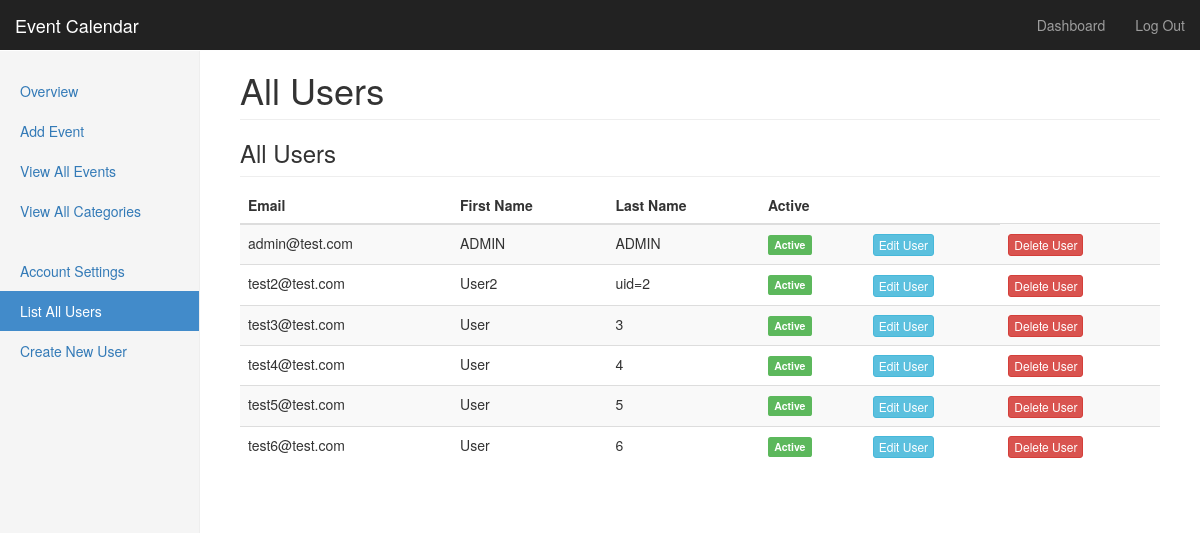
Page /dashboard.php?view=users (signed in) on the committed database.
### tables this page shows
CREATE TABLE IF NOT EXISTS `users` (
  `id` smallint(5) unsigned NOT NULL AUTO_INCREMENT COMMENT 'User ID',
  `email` varchar(255) DEFAULT NULL COMMENT 'User Email',
  `firstName` varchar(255) DEFAULT NULL COMMENT 'User''s First Name',
  `lastName` varchar(255) DEFAULT NULL COMMENT 'User''s Last Name',
  `password` char(128) NOT NULL COMMENT 'User Password',
  `created` datetime DEFAULT CURRENT_TIMESTAMP COMMENT 'Date/Time User Is Created',
  `lastLogin` datetime DEFAULT NULL COMMENT 'User Last Loged In',
  `active` tinyint(1) NOT NULL COMMENT 'If the account is active',
  `expires` datetime DEFAULT NULL COMMENT 'When the account expires',
  PRIMARY KEY (`id`)
);

### lib/DB.php (called while the page is built, shortened)
<?php
class DB {
    private $_pdo = null,
            $_query = null,
            $_error = false,
            $_errorInfo = null,
            $_results = null,
            $_count = 0,
            $_sql = '';
    public function __construct() {
        try {
            $this->_pdo = new PDO('mysql:host=' . _HOST_NAME_ . ';dbname=' . _DATABASE_NAME_, _USER_NAME_, _DB_PASSWORD_, NULL);
        } catch (PDOException $e) {
            $this->errorMessage = $e->getMessage();
            $this->error = true;
            throw $e;
        }
    }
    public function queryAssoc($sql, $params = array()) {
        $this->_query = $this->_pdo->prepare($sql);
        if ($this->_query->execute($params)) {
            $this->resultsArray = $this->_query->fetchAll(PDO::FETCH_ASSOC);
        }
        return $this;
    }
}
?>

### lib/Users.php (the view, shortened to what this page needs)
<?php
function showUsers($data = array()) {
    print '
          <h3 class="sub-header">All Users</h3>
          <div class="table-responsive">
            <table class="table table-striped">
              <thead>
                <tr>
                  <th>Email</th>
                  <th>First Name</th>
                  <th>Last Name</th>
                  <th>Active</th>
                  <th> </th>
                </tr>
              </thead>
              <tbody>';
    $db = new DB;
    $db->queryAssoc("SELECT * FROM users", array());
    $result = $db->resultsArray;
    foreach ($result as $row) {
        print "<tr>";
        print "<td>" . $row["email"] . "</td>";
        print "<td>" . $row["firstName"] . "</td>";
        print "<td>" . $row["lastName"] . "</td>";
        if ($row["active"] == 1) {
            print '<td><span class="label label-success">Active</span></td>';
        } else {
            print '<td><span class="label label-warning">Inactive</span></td>';
        }
        print '<td><a href = "dashboard.php?view=editUser&id=' . $row["id"] . '" class="btn btn-xs btn-info">Edit User</a></td>';
        print '<td><a href = "dashboard.php?view=deleteUser&id=' . $row["id"] . '" class="btn btn-xs btn-danger">Delete User</a></td>';
        print "</tr>";
    }
    print '
              </tbody>
            </table>
          </div>';
}

### dashboard.php (shortened to what this page needs)
<?php
if (isset($_GET["view"])) {
    if ($_GET["view"] === "deleteUser") {
        $currentNav = "deleteUser";
    } else if ($_GET["view"] === "editUser") {
        $currentNav = "editUser";
    } else if ($_GET["view"] === "addEvent") {
        $currentNav = "addEvent";
    } else if ($_GET["view"] === "allEvents") {
        $currentNav = "allEvents";
    } else if ($_GET["view"] === "allCategories") {
        $currentNav = "allCategories";
    } else if ($_GET["view"] === "account") {
        $currentNav = "account";
    } else if ($_GET["view"] === "users") {
        $currentNav = "users";
    } else if ($_GET["view"] === "newUser") {
        $currentNav = "newUser";
    } else if ($_GET["view"] === "category") {
        $currentNav = "category";
    } else if ($_GET["view"] === "deleteCategory") {
        $currentNav = "deleteCategory";
    } else if ($_GET["view"] === "editEvent") {
        $currentNav = "editEvent";
    } else {
        $currentNav = "overview";
    }
} else {
    $currentNav = "overview";
}
?>
<!DOCTYPE html>
<html lang="en">
    <head>
        <link href="css/bootstrap.min.css" rel="stylesheet">
        <link href="css/dashboard.css" rel="stylesheet">
        <link href="css/style.css" rel="stylesheet">
        <link rel="stylesheet" href="css/jquery-ui.css">
        <link rel="stylesheet" href="css/anytime.css" />
    </head>
    <body>
        <nav class="navbar navbar-inverse navbar-fixed-top">
            <div class="container-fluid">
                <div class="navbar-header">
                    <a class="navbar-brand" href="index.php">Event Calendar</a>
                </div>
                <div id="navbar" class="navbar-collapse collapse">
                    <ul class="nav navbar-nav navbar-right">
                        <li><a href="dashboard.php">Dashboard</a></li>
                        <li><a href="login.php?status=logout">Log Out</a></li>
                    </ul>
                </div>
            </div>
        </nav>
        <div class="container-fluid">
            <div class="row">
                <div class="col-sm-3 col-md-2 sidebar">
                    <ul class="nav nav-sidebar">
                        <li <?php
                        ?> ><a href="dashboard.php?view=overview">Overview <span class="sr-only">(current)</span></a></li>
                        <li <?php
                        ?> ><a href="dashboard.php?view=addEvent">Add Event</a></li>
                        <li <?php
                        ?> ><a href="dashboard.php?view=allEvents">View All Events</a></li>
                        <li <?php
                        ?> ><a href="dashboard.php?view=allCategories">View All Categories</a></li>
                    </ul>
                    <ul class="nav nav-sidebar">
                        <li <?php
                        ?> ><a href="dashboard.php?view=account">Account Settings</a></li>
                        <li <?php
                        if ($currentNav == "users") {
                            print 'class="active"';
                        }
                        ?> ><a href="dashboard.php?view=users">List All Users</a></li>
                        <li <?php
                        ?> ><a href="dashboard.php?view=newUser">Create New User</a></li>
                    </ul>
                </div>
                <div class="col-sm-9 col-sm-offset-3 col-md-10 col-md-offset-2 main">
                    <?php
                    if (isset($_GET["view"])) {
                        if ($_GET["view"] === "deleteUser") {
                            $data = showDeleteUser($_GET["id"]);
                        } else if ($_GET["view"] === "allEvents") {
                            print '<h1 class="page-header">All Events</h1>';
                            showAllEvents();
                        } else if ($_GET["view"] === "editUser") {
                                print '<h1 class="page-header">Edit User</h1>';
                                $data = showEditUser($_GET["id"], $_POST);
                        } else if ($_GET["view"] === "allCategories") {
                            print '<h1 class="page-header">Categories</h1>';
                            $data = showAllCategories($_GET["id"]);
                        } else if ($_GET["view"] === "users") {
                            print '<h1 class="page-header">All Users</h1>';
                            showUsers();
                        } else if ($_GET["view"] === "newUser") {
                            if (isset($_POST["submit"])) {
                                print '<h1 class="page-header">Add New User</h1>';
                                $data = showNewUser($_POST);
                            } else {
                                print '<h1 class="page-header">Add New User</h1>';
                                showNewUser();
                            }
                        } else if ($_GET["view"] === "category") {
                            showCategory($_GET["id"]);
                        } else if ($_GET["view"] === "deleteCategory") {
                            showDeleteCategory($_GET["id"]);
                        } else {
                            print '<h1 class="page-header">Overview</h1>';
                        }
                    } else {
                        print '<h1 class="page-header">Overview</h1>';
                    }
                    ?>
                </div>
            </div>
        </div>
    </body>
</html>

### css/dashboard.css (style rules this page uses)
body { padding-top: 50px; }
.sub-header { padding-bottom: 10px; border-bottom: 1px solid #eee; }
.navbar-fixed-top { border: 0; }
.sidebar { display: none; }
@media (min-width: 768px) { .sidebar { position: fixed; top: 51px; bottom: 0; left: 0; z-index: 1000; display: block; padding: 20px; overflow-x: hidden; overflow-y: auto; background-color: #f5f5f5; border-right: 1px solid #eee; } }
.nav-sidebar { margin-right: -21px; margin-bottom: 20px; margin-left: -20px; }
.nav-sidebar > li > a { padding-right: 20px; padding-left: 20px; }
.nav-sidebar > .active > a, .nav-sidebar > .active > a:hover, .nav-sidebar > .active > a:focus { color: #fff; background-color: #428bca; }
.main { padding: 20px; }
@media (min-width: 768px) { .main { padding-right: 40px; padding-left: 40px; } }
.main .page-header { margin-top: 0; }

### rows in the picture
users: email "admin@test.com", firstName "ADMIN", lastName "ADMIN", active "Active"
users: email "test2@test.com", firstName "User2", lastName "uid=2", active "Active"
users: email "test3@test.com", firstName "User", lastName "3", active "Active"
users: email "test4@test.com", firstName "User", lastName "4", active "Active"
users: email "test5@test.com", firstName "User", lastName "5", active "Active"
users: email "test6@test.com", firstName "User", lastName "6", active "Active"
